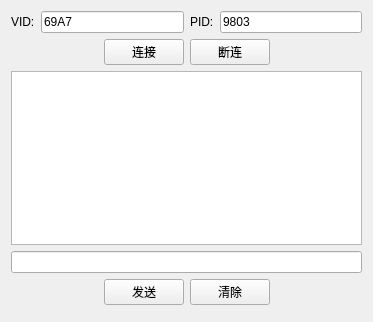
<?xml version="1.0" encoding="UTF-8"?>
<ui version="4.0">
 <class>Widget</class>
 <widget class="QWidget" name="Widget">
  <property name="geometry">
   <rect>
    <x>0</x>
    <y>0</y>
    <width>373</width>
    <height>322</height>
   </rect>
  </property>
  <property name="windowTitle">
   <string>Widget</string>
  </property>
  <layout class="QVBoxLayout" name="verticalLayout">
   <item>
    <layout class="QHBoxLayout" name="horizontalLayout_6">
     <item>
      <layout class="QHBoxLayout" name="horizontalLayout">
       <item>
        <widget class="QLabel" name="label">
         <property name="text">
          <string>VID:</string>
         </property>
        </widget>
       </item>
       <item>
        <widget class="QLineEdit" name="lineEdit_VID">
         <property name="text">
          <string>69A7</string>
         </property>
        </widget>
       </item>
      </layout>
     </item>
     <item>
      <layout class="QHBoxLayout" name="horizontalLayout_2">
       <item>
        <widget class="QLabel" name="label_2">
         <property name="text">
          <string>PID:</string>
         </property>
        </widget>
       </item>
       <item>
        <widget class="QLineEdit" name="lineEdit_PID">
         <property name="text">
          <string>9803</string>
         </property>
        </widget>
       </item>
      </layout>
     </item>
    </layout>
   </item>
   <item>
    <layout class="QHBoxLayout" name="horizontalLayout_4">
     <item>
      <spacer name="horizontalSpacer_3">
       <property name="orientation">
        <enum>Qt::Horizontal</enum>
       </property>
       <property name="sizeHint" stdset="0">
        <size>
         <width>40</width>
         <height>20</height>
        </size>
       </property>
      </spacer>
     </item>
     <item>
      <widget class="QPushButton" name="pBtn_connect">
       <property name="text">
        <string>连接</string>
       </property>
      </widget>
     </item>
     <item>
      <widget class="QPushButton" name="pBtn_disconnect">
       <property name="text">
        <string>断连</string>
       </property>
      </widget>
     </item>
     <item>
      <spacer name="horizontalSpacer_4">
       <property name="orientation">
        <enum>Qt::Horizontal</enum>
       </property>
       <property name="sizeHint" stdset="0">
        <size>
         <width>40</width>
         <height>20</height>
        </size>
       </property>
      </spacer>
     </item>
    </layout>
   </item>
   <item>
    <widget class="QTextEdit" name="textEdit_info"/>
   </item>
   <item>
    <widget class="QLineEdit" name="lineEdit_write"/>
   </item>
   <item>
    <layout class="QHBoxLayout" name="horizontalLayout_5">
     <item>
      <spacer name="horizontalSpacer">
       <property name="orientation">
        <enum>Qt::Horizontal</enum>
       </property>
       <property name="sizeHint" stdset="0">
        <size>
         <width>40</width>
         <height>20</height>
        </size>
       </property>
      </spacer>
     </item>
     <item>
      <layout class="QHBoxLayout" name="horizontalLayout_3">
       <item>
        <widget class="QPushButton" name="pBtn_send">
         <property name="text">
          <string>发送</string>
         </property>
        </widget>
       </item>
       <item>
        <widget class="QPushButton" name="pBtn_clean">
         <property name="text">
          <string>清除</string>
         </property>
        </widget>
       </item>
      </layout>
     </item>
     <item>
      <spacer name="horizontalSpacer_2">
       <property name="orientation">
        <enum>Qt::Horizontal</enum>
       </property>
       <property name="sizeHint" stdset="0">
        <size>
         <width>40</width>
         <height>20</height>
        </size>
       </property>
      </spacer>
     </item>
    </layout>
   </item>
   <item>
    <spacer name="verticalSpacer">
     <property name="orientation">
      <enum>Qt::Vertical</enum>
     </property>
     <property name="sizeHint" stdset="0">
      <size>
       <width>20</width>
       <height>24</height>
      </size>
     </property>
    </spacer>
   </item>
  </layout>
 </widget>
 <layoutdefault spacing="6" margin="11"/>
 <resources/>
 <connections/>
</ui>
